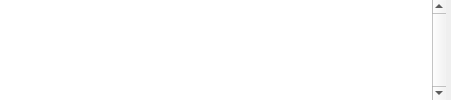
      <widget class="QWidget" name="tabHexdump">
       <attribute name="title">
        <string>Hexdump</string>
       </attribute>
       <layout class="QHBoxLayout" name="horizontalLayout_11">
        <property name="spacing">
         <number>0</number>
        </property>
        <property name="leftMargin">
         <number>0</number>
        </property>
        <property name="topMargin">
         <number>0</number>
        </property>
        <property name="rightMargin">
         <number>5</number>
        </property>
        <property name="bottomMargin">
         <number>0</number>
        </property>
        <item>
         <layout class="QVBoxLayout" name="verticalLayout_4" stretch="2">
          <property name="spacing">
           <number>5</number>
          </property>
          <property name="leftMargin">
           <number>0</number>
          </property>
          <item>
           <layout class="QHBoxLayout" name="horizontalLayout_6">
            <property name="spacing">
             <number>0</number>
            </property>
            <item>
             <widget class="QTextEdit" name="hexOffsetText_2">
              <property name="sizePolicy">
               <sizepolicy hsizetype="Preferred" vsizetype="Expanding">
                <horstretch>0</horstretch>
                <verstretch>0</verstretch>
               </sizepolicy>
              </property>
              <property name="font">
               <font>
                <family>Anonymous Pro</family>
                <pointsize>13</pointsize>
               </font>
              </property>
              <property name="acceptDrops">
               <bool>false</bool>
              </property>
              <property name="styleSheet">
               <string notr="true"/>
              </property>
              <property name="frameShape">
               <enum>QFrame::NoFrame</enum>
              </property>
              <property name="lineWidth">
               <number>0</number>
              </property>
              <property name="verticalScrollBarPolicy">
               <enum>Qt::ScrollBarAlwaysOff</enum>
              </property>
              <property name="horizontalScrollBarPolicy">
               <enum>Qt::ScrollBarAlwaysOff</enum>
              </property>
              <property name="sizeAdjustPolicy">
               <enum>QAbstractScrollArea::AdjustToContents</enum>
              </property>
              <property name="documentTitle">
               <string notr="true"/>
              </property>
              <property name="undoRedoEnabled">
               <bool>true</bool>
              </property>
              <property name="lineWrapMode">
               <enum>QTextEdit::NoWrap</enum>
              </property>
              <property name="readOnly">
               <bool>true</bool>
              </property>
              <property name="html">
               <string notr="true">&lt;!DOCTYPE HTML PUBLIC &quot;-//W3C//DTD HTML 4.0//EN&quot; &quot;http://www.w3.org/TR/REC-html40/strict.dtd&quot;&gt;
&lt;html&gt;&lt;head&gt;&lt;meta name=&quot;qrichtext&quot; content=&quot;1&quot; /&gt;&lt;style type=&quot;text/css&quot;&gt;
p, li { white-space: pre-wrap; }
&lt;/style&gt;&lt;/head&gt;&lt;body style=&quot; font-family:'Anonymous Pro'; font-size:13pt; font-weight:400; font-style:normal;&quot;&gt;
&lt;p style=&quot;-qt-paragraph-type:empty; margin-top:0px; margin-bottom:0px; margin-left:0px; margin-right:0px; -qt-block-indent:0; text-indent:0px; font-family:'Monaco'; font-size:12pt;&quot;&gt;&lt;br /&gt;&lt;/p&gt;&lt;/body&gt;&lt;/html&gt;</string>
              </property>
              <property name="overwriteMode">
               <bool>false</bool>
              </property>
              <property name="acceptRichText">
               <bool>false</bool>
              </property>
              <property name="textInteractionFlags">
               <set>Qt::TextSelectableByKeyboard|Qt::TextSelectableByMouse</set>
              </property>
              <property name="placeholderText">
               <string notr="true"/>
              </property>
             </widget>
            </item>
            <item>
             <widget class="QTextEdit" name="hexHexText_2">
              <property name="sizePolicy">
               <sizepolicy hsizetype="Preferred" vsizetype="Expanding">
                <horstretch>0</horstretch>
                <verstretch>0</verstretch>
               </sizepolicy>
              </property>
              <property name="minimumSize">
               <size>
                <width>0</width>
                <height>0</height>
               </size>
              </property>
              <property name="maximumSize">
               <size>
                <width>16777215</width>
                <height>16777215</height>
               </size>
              </property>
              <property name="font">
               <font>
                <family>Anonymous Pro</family>
                <pointsize>13</pointsize>
               </font>
              </property>
              <property name="acceptDrops">
               <bool>false</bool>
              </property>
              <property name="frameShape">
               <enum>QFrame::NoFrame</enum>
              </property>
              <property name="lineWidth">
               <number>0</number>
              </property>
              <property name="verticalScrollBarPolicy">
               <enum>Qt::ScrollBarAlwaysOff</enum>
              </property>
              <property name="horizontalScrollBarPolicy">
               <enum>Qt::ScrollBarAlwaysOff</enum>
              </property>
              <property name="sizeAdjustPolicy">
               <enum>QAbstractScrollArea::AdjustToContents</enum>
              </property>
              <property name="lineWrapMode">
               <enum>QTextEdit::NoWrap</enum>
              </property>
              <property name="readOnly">
               <bool>true</bool>
              </property>
              <property name="html">
               <string>&lt;!DOCTYPE HTML PUBLIC &quot;-//W3C//DTD HTML 4.0//EN&quot; &quot;http://www.w3.org/TR/REC-html40/strict.dtd&quot;&gt;
&lt;html&gt;&lt;head&gt;&lt;meta name=&quot;qrichtext&quot; content=&quot;1&quot; /&gt;&lt;style type=&quot;text/css&quot;&gt;
p, li { white-space: pre-wrap; }
&lt;/style&gt;&lt;/head&gt;&lt;body style=&quot; font-family:'Anonymous Pro'; font-size:13pt; font-weight:400; font-style:normal;&quot;&gt;
&lt;p style=&quot;-qt-paragraph-type:empty; margin-top:0px; margin-bottom:0px; margin-left:0px; margin-right:0px; -qt-block-indent:0; text-indent:0px; font-family:'Monaco'; font-size:12pt;&quot;&gt;&lt;br /&gt;&lt;/p&gt;&lt;/body&gt;&lt;/html&gt;</string>
              </property>
              <property name="overwriteMode">
               <bool>false</bool>
              </property>
              <property name="textInteractionFlags">
               <set>Qt::TextSelectableByKeyboard|Qt::TextSelectableByMouse</set>
              </property>
              <property name="placeholderText">
               <string notr="true"/>
              </property>
             </widget>
            </item>
            <item>
             <widget class="QTextEdit" name="hexASCIIText_2">
              <property name="sizePolicy">
               <sizepolicy hsizetype="Expanding" vsizetype="Expanding">
                <horstretch>0</horstretch>
                <verstretch>0</verstretch>
               </sizepolicy>
              </property>
              <property name="minimumSize">
               <size>
                <width>0</width>
                <height>0</height>
               </size>
              </property>
              <property name="maximumSize">
               <size>
                <width>16777215</width>
                <height>16777215</height>
               </size>
              </property>
              <property name="font">
               <font>
                <family>Anonymous Pro</family>
                <pointsize>13</pointsize>
               </font>
              </property>
              <property name="acceptDrops">
               <bool>false</bool>
              </property>
              <property name="frameShape">
               <enum>QFrame::NoFrame</enum>
              </property>
              <property name="lineWidth">
               <number>0</number>
              </property>
              <property name="verticalScrollBarPolicy">
               <enum>Qt::ScrollBarAlwaysOn</enum>
              </property>
              <property name="horizontalScrollBarPolicy">
               <enum>Qt::ScrollBarAlwaysOff</enum>
              </property>
              <property name="sizeAdjustPolicy">
               <enum>QAbstractScrollArea::AdjustToContents</enum>
              </property>
              <property name="lineWrapMode">
               <enum>QTextEdit::NoWrap</enum>
              </property>
              <property name="readOnly">
               <bool>true</bool>
              </property>
              <property name="html">
               <string>&lt;!DOCTYPE HTML PUBLIC &quot;-//W3C//DTD HTML 4.0//EN&quot; &quot;http://www.w3.org/TR/REC-html40/strict.dtd&quot;&gt;
&lt;html&gt;&lt;head&gt;&lt;meta name=&quot;qrichtext&quot; content=&quot;1&quot; /&gt;&lt;style type=&quot;text/css&quot;&gt;
p, li { white-space: pre-wrap; }
&lt;/style&gt;&lt;/head&gt;&lt;body style=&quot; font-family:'Anonymous Pro'; font-size:13pt; font-weight:400; font-style:normal;&quot;&gt;
&lt;p style=&quot;-qt-paragraph-type:empty; margin-top:0px; margin-bottom:0px; margin-left:0px; margin-right:0px; -qt-block-indent:0; text-indent:0px; font-family:'Monaco'; font-size:12pt;&quot;&gt;&lt;br /&gt;&lt;/p&gt;&lt;/body&gt;&lt;/html&gt;</string>
              </property>
              <property name="overwriteMode">
               <bool>false</bool>
              </property>
              <property name="textInteractionFlags">
               <set>Qt::TextSelectableByKeyboard|Qt::TextSelectableByMouse</set>
              </property>
             </widget>
            </item>
           </layout>
          </item>
         </layout>
        </item>
       </layout>
      </widget>
